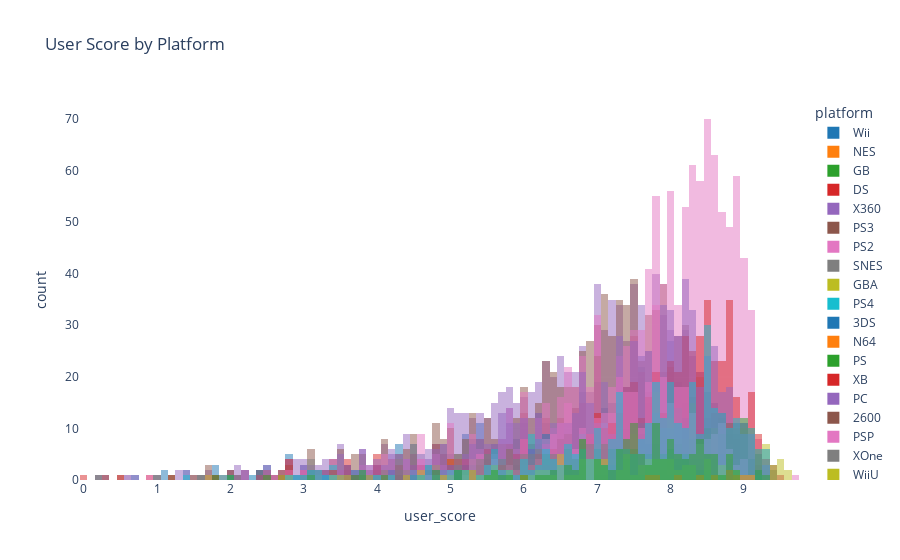

This figure's notebook cell:
### Code cell
cs_hist = px.histogram(vg, x='user_score', color='platform', barmode='overlay',
                       title='User Score by Platform',
                       color_discrete_sequence=px.colors.qualitative.D3)

cs_hist.update_layout({
    'plot_bgcolor':'rgba(0, 0, 0, 0)',
    'paper_bgcolor':'rgba(0, 0, 0, 0)'
})

cs_hist.show()

### Figure 1 — Plotly figure (JSON) as saved in the notebook; plotly's stock layout.template omitted (floating-point values rounded to 4 significant figures; data arrays with more than 128 entries replaced by an {"elided": "..."} marker saying what was removed)
{"data": [{"alignmentgroup": "True", "bingroup": "x", "hovertemplate": "platform=Wii<br>user_score=%{x}<br>count=%{y}<extra></extra>", "legendgroup": "Wii", "marker": {"color": "#1F77B4", "opacity": 0.5, "pattern": {"shape": ""}}, "name": "Wii", "offsetgroup": "Wii", "orientation": "v", "showlegend": true, "type": "histogram", "x": {"elided": "1320 float values"}, "xaxis": "x", "yaxis": "y"}, {"alignmentgroup": "True", "bingroup": "x", "hovertemplate": "platform=NES<br>user_score=%{x}<br>count=%{y}<extra></extra>", "legendgroup": "NES", "marker": {"color": "#FF7F0E", "opacity": 0.5, "pattern": {"shape": ""}}, "name": "NES", "offsetgroup": "NES", "orientation": "v", "showlegend": true, "type": "histogram", "x": [null, null, null, null, null, null, null, null, null, null, null, null, null, null, null, null, null, null, null, null, null, null, null, null, null, null, null, null, null, null, null, null, null, null, null, null, null, null, null, null, null, null, null, null, null, null, null, null, null, null, null, null, null, null, null, null, null, null, null, null, null, null, null, null, null, null, null, null, null, null, null, null, null, null, null, null, null, null, null, null, null, null, null, null, null, null, null, null, null, null, null, null, null, null, null, null, null, null], "xaxis": "x", "yaxis": "y"}, {"alignmentgroup": "True", "bingroup": "x", "hovertemplate": "platform=GB<br>user_score=%{x}<br>count=%{y}<extra></extra>", "legendgroup": "GB", "marker": {"color": "#2CA02C", "opacity": 0.5, "pattern": {"shape": ""}}, "name": "GB", "offsetgroup": "GB", "orientation": "v", "showlegend": true, "type": "histogram", "x": [null, null, null, null, null, null, null, null, null, null, null, null, null, null, null, null, null, null, null, null, null, null, null, null, null, null, null, null, null, null, null, null, null, null, null, null, null, null, null, null, null, null, null, null, null, null, null, null, null, null, null, null, null, null, null, null, null, null, null, null, null, null, null, null, null, null, null, null, null, null, null, null, null, null, null, null, null, null, null, null, null, null, null, null, null, null, null, null, null, null, null, null, null, null, null, null, null, null], "xaxis": "x", "yaxis": "y"}, {"alignmentgroup": "True", "bingroup": "x", "hovertemplate": "platform=DS<br>user_score=%{x}<br>count=%{y}<extra></extra>", "legendgroup": "DS", "marker": {"color": "#D62728", "opacity": 0.5, "pattern": {"shape": ""}}, "name": "DS", "offsetgroup": "DS", "orientation": "v", "showlegend": true, "type": "histogram", "x": {"elided": "2151 float values"}, "xaxis": "x", "yaxis": "y"}, {"alignmentgroup": "True", "bingroup": "x", "hovertemplate": "platform=X360<br>user_score=%{x}<br>count=%{y}<extra></extra>", "legendgroup": "X360", "marker": {"color": "#9467BD", "opacity": 0.5, "pattern": {"shape": ""}}, "name": "X360", "offsetgroup": "X360", "orientation": "v", "showlegend": true, "type": "histogram", "x": {"elided": "1262 float values"}, "xaxis": "x", "yaxis": "y"}, {"alignmentgroup": "True", "bingroup": "x", "hovertemplate": "platform=PS3<br>user_score=%{x}<br>count=%{y}<extra></extra>", "legendgroup": "PS3", "marker": {"color": "#8C564B", "opacity": 0.5, "pattern": {"shape": ""}}, "name": "PS3", "offsetgroup": "PS3", "orientation": "v", "showlegend": true, "type": "histogram", "x": {"elided": "1331 float values"}, "xaxis": "x", "yaxis": "y"}, {"alignmentgroup": "True", "bingroup": "x", "hovertemplate": "platform=PS2<br>user_score=%{x}<br>count=%{y}<extra></extra>", "legendgroup": "PS2", "marker": {"color": "#E377C2", "opacity": 0.5, "pattern": {"shape": ""}}, "name": "PS2", "offsetgroup": "PS2", "orientation": "v", "showlegend": true, "type": "histogram", "x": {"elided": "2161 float values"}, "xaxis": "x", "yaxis": "y"}, {"alignmentgroup": "True", "bingroup": "x", "hovertemplate": "platform=SNES<br>user_score=%{x}<br>count=%{y}<extra></extra>", "legendgroup": "SNES", "marker": {"color": "#7F7F7F", "opacity": 0.5, "pattern": {"shape": ""}}, "name": "SNES", "offsetgroup": "SNES", "orientation": "v", "showlegend": true, "type": "histogram", "x": {"elided": "239 null values"}, "xaxis": "x", "yaxis": "y"}, {"alignmentgroup": "True", "bingroup": "x", "hovertemplate": "platform=GBA<br>user_score=%{x}<br>count=%{y}<extra></extra>", "legendgroup": "GBA", "marker": {"color": "#BCBD22", "opacity": 0.5, "pattern": {"shape": ""}}, "name": "GBA", "offsetgroup": "GBA", "orientation": "v", "showlegend": true, "type": "histogram", "x": {"elided": "822 float values"}, "xaxis": "x", "yaxis": "y"}, {"alignmentgroup": "True", "bingroup": "x", "hovertemplate": "platform=PS4<br>user_score=%{x}<br>count=%{y}<extra></extra>", "legendgroup": "PS4", "marker": {"color": "#17BECF", "opacity": 0.5, "pattern": {"shape": ""}}, "name": "PS4", "offsetgroup": "PS4", "orientation": "v", "showlegend": true, "type": "histogram", "x": {"elided": "392 float values"}, "xaxis": "x", "yaxis": "y"}, {"alignmentgroup": "True", "bingroup": "x", "hovertemplate": "platform=3DS<br>user_score=%{x}<br>count=%{y}<extra></extra>", "legendgroup": "3DS", "marker": {"color": "#1F77B4", "opacity": 0.5, "pattern": {"shape": ""}}, "name": "3DS", "offsetgroup": "3DS", "orientation": "v", "showlegend": true, "type": "histogram", "x": {"elided": "520 float values"}, "xaxis": "x", "yaxis": "y"}, {"alignmentgroup": "True", "bingroup": "x", "hovertemplate": "platform=N64<br>user_score=%{x}<br>count=%{y}<extra></extra>", "legendgroup": "N64", "marker": {"color": "#FF7F0E", "opacity": 0.5, "pattern": {"shape": ""}}, "name": "N64", "offsetgroup": "N64", "orientation": "v", "showlegend": true, "type": "histogram", "x": {"elided": "319 null values"}, "xaxis": "x", "yaxis": "y"}, {"alignmentgroup": "True", "bingroup": "x", "hovertemplate": "platform=PS<br>user_score=%{x}<br>count=%{y}<extra></extra>", "legendgroup": "PS", "marker": {"color": "#2CA02C", "opacity": 0.5, "pattern": {"shape": ""}}, "name": "PS", "offsetgroup": "PS", "orientation": "v", "showlegend": true, "type": "histogram", "x": {"elided": "1197 float values"}, "xaxis": "x", "yaxis": "y"}, {"alignmentgroup": "True", "bingroup": "x", "hovertemplate": "platform=XB<br>user_score=%{x}<br>count=%{y}<extra></extra>", "legendgroup": "XB", "marker": {"color": "#D62728", "opacity": 0.5, "pattern": {"shape": ""}}, "name": "XB", "offsetgroup": "XB", "orientation": "v", "showlegend": true, "type": "histogram", "x": {"elided": "824 float values"}, "xaxis": "x", "yaxis": "y"}, {"alignmentgroup": "True", "bingroup": "x", "hovertemplate": "platform=PC<br>user_score=%{x}<br>count=%{y}<extra></extra>", "legendgroup": "PC", "marker": {"color": "#9467BD", "opacity": 0.5, "pattern": {"shape": ""}}, "name": "PC", "offsetgroup": "PC", "orientation": "v", "showlegend": true, "type": "histogram", "x": {"elided": "974 float values"}, "xaxis": "x", "yaxis": "y"}, {"alignmentgroup": "True", "bingroup": "x", "hovertemplate": "platform=2600<br>user_score=%{x}<br>count=%{y}<extra></extra>", "legendgroup": "2600", "marker": {"color": "#8C564B", "opacity": 0.5, "pattern": {"shape": ""}}, "name": "2600", "offsetgroup": "2600", "orientation": "v", "showlegend": true, "type": "histogram", "x": {"elided": "133 null values"}, "xaxis": "x", "yaxis": "y"}, {"alignmentgroup": "True", "bingroup": "x", "hovertemplate": "platform=PSP<br>user_score=%{x}<br>count=%{y}<extra></extra>", "legendgroup": "PSP", "marker": {"color": "#E377C2", "opacity": 0.5, "pattern": {"shape": ""}}, "name": "PSP", "offsetgroup": "PSP", "orientation": "v", "showlegend": true, "type": "histogram", "x": {"elided": "1209 float values"}, "xaxis": "x", "yaxis": "y"}, {"alignmentgroup": "True", "bingroup": "x", "hovertemplate": "platform=XOne<br>user_score=%{x}<br>count=%{y}<extra></extra>", "legendgroup": "XOne", "marker": {"color": "#7F7F7F", "opacity": 0.5, "pattern": {"shape": ""}}, "name": "XOne", "offsetgroup": "XOne", "orientation": "v", "showlegend": true, "type": "histogram", "x": {"elided": "247 float values"}, "xaxis": "x", "yaxis": "y"}, {"alignmentgroup": "True", "bingroup": "x", "hovertemplate": "platform=WiiU<br>user_score=%{x}<br>count=%{y}<extra></extra>", "legendgroup": "WiiU", "marker": {"color": "#BCBD22", "opacity": 0.5, "pattern": {"shape": ""}}, "name": "WiiU", "offsetgroup": "WiiU", "orientation": "v", "showlegend": true, "type": "histogram", "x": {"elided": "147 float values"}, "xaxis": "x", "yaxis": "y"}, {"alignmentgroup": "True", "bingroup": "x", "hovertemplate": "platform=GC<br>user_score=%{x}<br>count=%{y}<extra></extra>", "legendgroup": "GC", "marker": {"color": "#17BECF", "opacity": 0.5, "pattern": {"shape": ""}}, "name": "GC", "offsetgroup": "GC", "orientation": "v", "showlegend": true, "type": "histogram", "x": {"elided": "556 float values"}, "xaxis": "x", "yaxis": "y"}, {"alignmentgroup": "True", "bingroup": "x", "hovertemplate": "platform=GEN<br>user_score=%{x}<br>count=%{y}<extra></extra>", "legendgroup": "GEN", "marker": {"color": "#1F77B4", "opacity": 0.5, "pattern": {"shape": ""}}, "name": "GEN", "offsetgroup": "GEN", "orientation": "v", "showlegend": true, "type": "histogram", "x": [null, null, null, null, null, null, null, null, null, null, null, null, null, null, null, null, null, null, null, null, null, null, null, null, null, null, null, null, null], "xaxis": "x", "yaxis": "y"}, {"alignmentgroup": "True", "bingroup": "x", "hovertemplate": "platform=DC<br>user_score=%{x}<br>count=%{y}<extra></extra>", "legendgroup": "DC", "marker": {"color": "#FF7F0E", "opacity": 0.5, "pattern": {"shape": ""}}, "name": "DC", "offsetgroup": "DC", "orientation": "v", "showlegend": true, "type": "histogram", "x": [null, null, null, 9.4, null, 6, 8.4, null, null, null, 8.8, null, null, null, null, null, 9, 9.1, 8.8, 8.9, null, null, 9.4, null, null, null, 7.7, null, 8.6, null, null, null, null, null, 9.4, null, null, null, null, null, 8.1, null, null, null, null, 7.8, null, null, null, null, null, null], "xaxis": "x", "yaxis": "y"}, {"alignmentgroup": "True", "bingroup": "x", "hovertemplate": "platform=PSV<br>user_score=%{x}<br>count=%{y}<extra></extra>", "legendgroup": "PSV", "marker": {"color": "#2CA02C", "opacity": 0.5, "pattern": {"shape": ""}}, "name": "PSV", "offsetgroup": "PSV", "orientation": "v", "showlegend": true, "type": "histogram", "x": {"elided": "430 float values"}, "xaxis": "x", "yaxis": "y"}, {"alignmentgroup": "True", "bingroup": "x", "hovertemplate": "platform=SAT<br>user_score=%{x}<br>count=%{y}<extra></extra>", "legendgroup": "SAT", "marker": {"color": "#D62728", "opacity": 0.5, "pattern": {"shape": ""}}, "name": "SAT", "offsetgroup": "SAT", "orientation": "v", "showlegend": true, "type": "histogram", "x": {"elided": "173 null values"}, "xaxis": "x", "yaxis": "y"}, {"alignmentgroup": "True", "bingroup": "x", "hovertemplate": "platform=SCD<br>user_score=%{x}<br>count=%{y}<extra></extra>", "legendgroup": "SCD", "marker": {"color": "#9467BD", "opacity": 0.5, "pattern": {"shape": ""}}, "name": "SCD", "offsetgroup": "SCD", "orientation": "v", "showlegend": true, "type": "histogram", "x": [null, null, null, null, null, null], "xaxis": "x", "yaxis": "y"}, {"alignmentgroup": "True", "bingroup": "x", "hovertemplate": "platform=WS<br>user_score=%{x}<br>count=%{y}<extra></extra>", "legendgroup": "WS", "marker": {"color": "#8C564B", "opacity": 0.5, "pattern": {"shape": ""}}, "name": "WS", "offsetgroup": "WS", "orientation": "v", "showlegend": true, "type": "histogram", "x": [null, null, null, null, null, null], "xaxis": "x", "yaxis": "y"}, {"alignmentgroup": "True", "bingroup": "x", "hovertemplate": "platform=NG<br>user_score=%{x}<br>count=%{y}<extra></extra>", "legendgroup": "NG", "marker": {"color": "#E377C2", "opacity": 0.5, "pattern": {"shape": ""}}, "name": "NG", "offsetgroup": "NG", "orientation": "v", "showlegend": true, "type": "histogram", "x": [null, null, null, null, null, null, null, null, null, null, null, null], "xaxis": "x", "yaxis": "y"}, {"alignmentgroup": "True", "bingroup": "x", "hovertemplate": "platform=TG16<br>user_score=%{x}<br>count=%{y}<extra></extra>", "legendgroup": "TG16", "marker": {"color": "#7F7F7F", "opacity": 0.5, "pattern": {"shape": ""}}, "name": "TG16", "offsetgroup": "TG16", "orientation": "v", "showlegend": true, "type": "histogram", "x": [null, null], "xaxis": "x", "yaxis": "y"}, {"alignmentgroup": "True", "bingroup": "x", "hovertemplate": "platform=3DO<br>user_score=%{x}<br>count=%{y}<extra></extra>", "legendgroup": "3DO", "marker": {"color": "#BCBD22", "opacity": 0.5, "pattern": {"shape": ""}}, "name": "3DO", "offsetgroup": "3DO", "orientation": "v", "showlegend": true, "type": "histogram", "x": [null, null, null], "xaxis": "x", "yaxis": "y"}, {"alignmentgroup": "True", "bingroup": "x", "hovertemplate": "platform=GG<br>user_score=%{x}<br>count=%{y}<extra></extra>", "legendgroup": "GG", "marker": {"color": "#17BECF", "opacity": 0.5, "pattern": {"shape": ""}}, "name": "GG", "offsetgroup": "GG", "orientation": "v", "showlegend": true, "type": "histogram", "x": [null], "xaxis": "x", "yaxis": "y"}, {"alignmentgroup": "True", "bingroup": "x", "hovertemplate": "platform=PCFX<br>user_score=%{x}<br>count=%{y}<extra></extra>", "legendgroup": "PCFX", "marker": {"color": "#1F77B4", "opacity": 0.5, "pattern": {"shape": ""}}, "name": "PCFX", "offsetgroup": "PCFX", "orientation": "v", "showlegend": true, "type": "histogram", "x": [null], "xaxis": "x", "yaxis": "y"}], "layout": {"barmode": "overlay", "legend": {"title": {"text": "platform"}, "tracegroupgap": 0}, "paper_bgcolor": "rgba(0, 0, 0, 0)", "plot_bgcolor": "rgba(0, 0, 0, 0)", "title": {"text": "User Score by Platform"}, "xaxis": {"anchor": "y", "domain": [0, 1], "title": {"text": "user_score"}}, "yaxis": {"anchor": "x", "domain": [0, 1], "title": {"text": "count"}}}}
